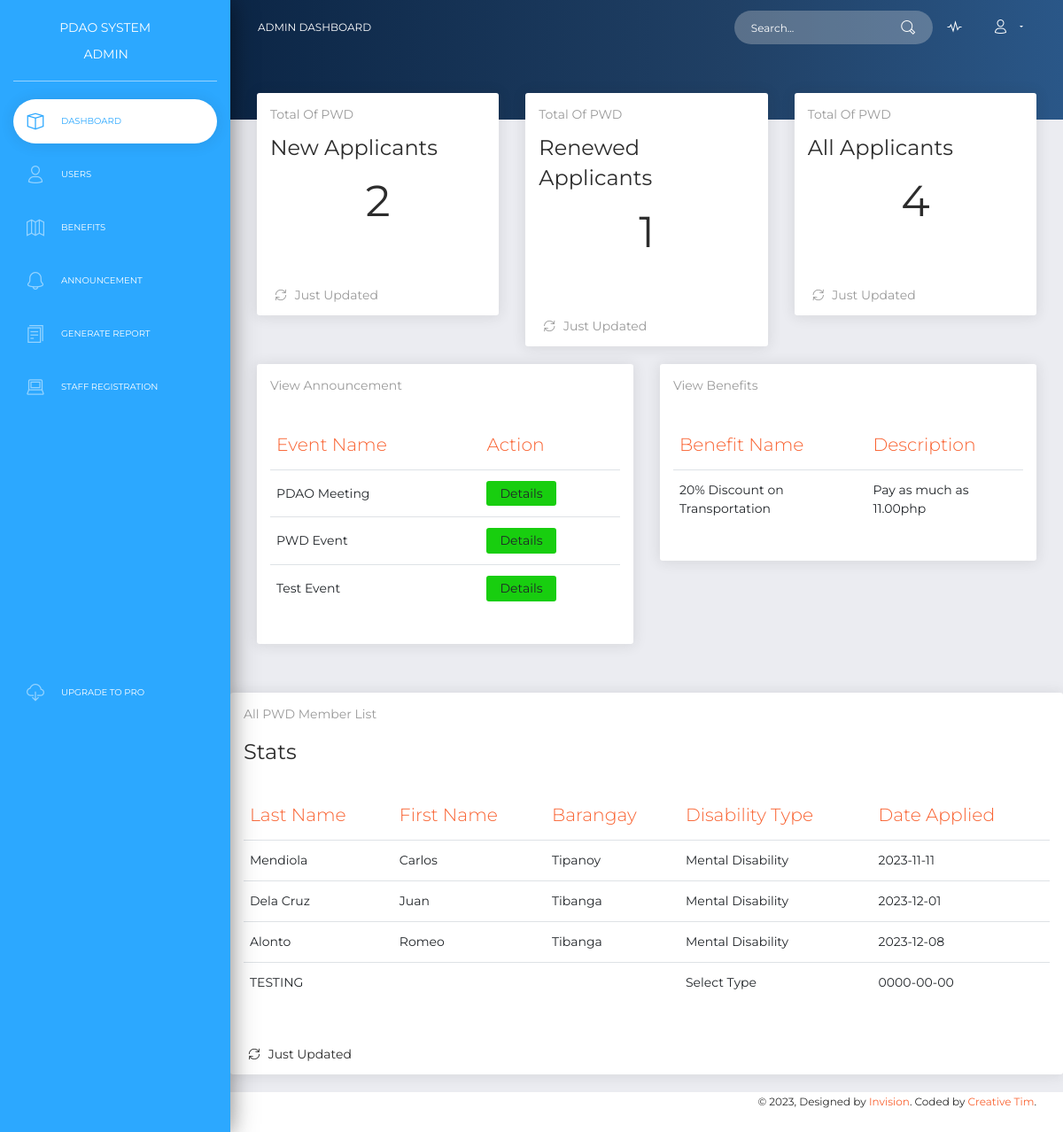
/dashboard/dashboard.php, run on the app's committed database.
### tables this page shows
CREATE TABLE `announcement` (
  `id` int(11) NOT NULL,
  `announcementName` varchar(256) NOT NULL,
  `announcementDate` date NOT NULL,
  `announcementDesc` varchar(256) NOT NULL,
  `announcementPlace` varchar(256) NOT NULL
);

CREATE TABLE `benefits` (
  `id` int(11) NOT NULL,
  `benefitName` varchar(256) NOT NULL,
  `benefitDescription` varchar(256) NOT NULL,
  `benefitDate` date NOT NULL
);

CREATE TABLE `pwd` (
  `id` int(11) NOT NULL,
  `accountType` varchar(256) NOT NULL,
  `pwdNumber` varchar(256) NOT NULL,
  `dateApplied` date NOT NULL,
  `lastName` varchar(256) NOT NULL,
  `firstName` varchar(256) NOT NULL,
  `middleName` varchar(256) NOT NULL,
  `suffix` varchar(256) NOT NULL,
  `birthDate` date NOT NULL,
  `gender` varchar(256) NOT NULL,
  `civilStatus` varchar(256) NOT NULL,
  `disabilityType` varchar(256) NOT NULL,
  `disabilityCause` varchar(256) NOT NULL,
  `houseNumber` varchar(256) NOT NULL,
  `barangay` varchar(256) NOT NULL,
  `city` varchar(256) NOT NULL,
  `province` varchar(256) NOT NULL,
  `region` varchar(256) NOT NULL,
  `landlineNumber` varchar(256) NOT NULL,
  `mobileNumber` int(11) NOT NULL,
  `email` varchar(256) NOT NULL,
  `educationalAttainment` varchar(256) NOT NULL,
  `employmentStatus` varchar(256) NOT NULL,
  `employmentCategory` varchar(256) NOT NULL,
  `employmentType` varchar(256) NOT NULL,
  `occupation` varchar(256) NOT NULL,
  `orgAffiliated` varchar(256) NOT NULL,
  `orgContactPerson` varchar(256) NOT NULL,
  `orgOfficeAddress` varchar(256) NOT NULL,
  `orgContactNumber` varchar(256) NOT NULL,
  `sssNumber` varchar(256) NOT NULL,
  `gsisNumber` varchar(256) NOT NULL,
  `pagibigNumber` varchar(256) NOT NULL,
  `philsysNumber` varchar(256) NOT NULL,
  `philhealthNumber` varchar(256) NOT NULL,
  `fathersName` varchar(256) NOT NULL,
  `mothersName` varchar(256) NOT NULL,
  `guardiansName` varchar(256) NOT NULL,
  `applicantName` varchar(256) NOT NULL,
  `guardiansName_2` varchar(256) NOT NULL,
  `representativeName` varchar(256) NOT NULL,
  `pwdStatus` varchar(256) NOT NULL DEFAULT 'Active',
  `avatar` varchar(256) NOT NULL
);

### dashboard/dashboard.php (the view, shortened to what this page needs)
<?php
  require_once('../controller/connection/connection.php');
  $query = "SELECT * FROM pwd";
  $result = mysqli_query($conn,$query);
  $announcementQuery = "SELECT * FROM announcement";
  $benefitQuery = "SELECT * FROM benefits";
  $announcementResult = mysqli_query($conn, $announcementQuery);
  $benefitResult = mysqli_query($conn, $benefitQuery);
  $allPWDQuery = "SELECT COUNT(*) as allPWDCount FROM pwd";
  $allPWDResult = mysqli_query($conn, $allPWDQuery);
  $allPWDCount = mysqli_fetch_assoc($allPWDResult)['allPWDCount'];
  $newMemberQuery = "SELECT COUNT(*) as newMemberCount FROM pwd WHERE accountType='new'";
  $newMemberResult = mysqli_query($conn, $newMemberQuery);
  $newMemberCount = mysqli_fetch_assoc($newMemberResult)['newMemberCount'];
  $renewedMemberQuery = "SELECT COUNT(*) as renewedMemberCount FROM pwd WHERE accountType='renewal'";
  $renewedMemberResult = mysqli_query($conn, $renewedMemberQuery);
  $renewedMemberCount = mysqli_fetch_assoc($renewedMemberResult)['renewedMemberCount'];
?>
<!DOCTYPE html>
<html lang="en">
<head>
  <link rel="stylesheet" href="https://use.fontawesome.com/releases/v5.7.1/css/all.css">
  <link href="../assets/css/bootstrap.min.css" rel="stylesheet" />
  <link href="../assets/css/now-ui-dashboard.css?v=1.5.0" rel="stylesheet" />
  <link href="../assets/demo/demo.css" rel="stylesheet" />
</head>
<body class="">
  <div class="wrapper ">
    <div class="sidebar" data-color="blue">
      <div class="logo">
        <a href="http://www.creative-tim.com" class="simple-text logo-mini">
        </a>
        <a href="http://www.creative-tim.com" class="simple-text logo-normal">
          PDAO SYSTEM<br>
          <span style="margin-left:15%">Admin</span>
        </a>
      </div>
      <div class="sidebar-wrapper" id="sidebar-wrapper">
        <ul class="nav">
          <li class="active">
            <a href="./dashboard.php">
              <i class="now-ui-icons design_app"></i>
              <p>Dashboard</p>
            </a>
          </li>
          <li class="dropdown-btn 1 ">
            <a href="./user.php">
              <i class="now-ui-icons users_single-02"></i>
              <p>Users</p>
            </a>
          </li>
          <li class="dropdown-menu-md-right">
            <a style="margin-bottom:3% !important;" href="./benefits.php">
            <i class="now-ui-icons location_map-big dropdown-menu-md-right"></i>
            <p>Benefits </p></a>
          </li>
          <li class="dropdown-menu-md-right">
            <a style="margin-bottom:3% !important;" href="./announcement.php">
              <i class="now-ui-icons ui-1_bell-53"></i>
              <p>Announcement</p>
            </a>
          </li>
          <li class="dropdown-menu-md-right">
            <a style="margin-bottom:3% !important;" href="./reports.php">
              <i class="now-ui-icons files_single-copy-04 dropdown-menu-md-right"></i>
              <p>Generate Report </p>
            </a>
          </li>
          <li class="dropdown-menu-md-right">
            <a href="./registerForStaff.php" style="margin-bottom:3% !important;">
              <i class="now-ui-icons now-ui-icons tech_laptop"></i>
              <p>Staff Registration</p>
            </a>
          </li>
          <li class="active-pro">
            <a href="./upgrade.html">
              <i class="now-ui-icons arrows-1_cloud-download-93"></i>
              <p>Upgrade to PRO</p>
            </a>
          </li>
        </ul>
      </div>
    </div>
    <div class="main-panel" id="main-panel">
      <nav class="navbar navbar-expand-lg navbar-transparent  bg-primary  navbar-absolute">
        <div class="container-fluid">
          <div class="navbar-wrapper">
            <a class="navbar-brand" href="#pablo">Admin Dashboard</a>
          </div>
          <div class="collapse navbar-collapse justify-content-end" id="navigation">
            <form>
              <div class="input-group no-border">
                <input type="text" value="" class="form-control" placeholder="Search...">
                <div class="input-group-append">
                  <div class="input-group-text">
                    <i class="now-ui-icons ui-1_zoom-bold"></i>
                  </div>
                </div>
              </div>
            </form>
            <ul class="navbar-nav">
              <li class="nav-item">
                <a class="nav-link" href="#pablo">
                  <i class="now-ui-icons media-2_sound-wave"></i>
                </a>
              </li>
              <li class="nav-item dropdown">
                <a class="nav-link dropdown-toggle" id="navbarDropdownMenuLink" data-toggle="dropdown" aria-haspopup="true" aria-expanded="false">
                  <i class="now-ui-icons users_single-02"></i>
                </a>
              </li>
            </ul>
          </div>
        </div>
      </nav>
      <div class="panel-header panel-header-sm">
      </div>
      <div class="content">
        <div class="row">
          <div class="col-lg-4">
            <div class="card card-chart">
              <div class="card-header">
                <h5 class="card-category">Total of PWD</h5>
                <h4 class="card-title">New Applicants</h4>
              </div>
              <div class="card-body">
                <h1 style="text-align: center;"><?= $newMemberCount; ?></h1>
              </div>
              <div class="card-footer">
                <div class="stats">
                  <i class="now-ui-icons arrows-1_refresh-69"></i> Just Updated
                </div>
              </div>
            </div>
          </div>
          <div class="col-lg-4">
            <div class="card card-chart">
              <div class="card-header">
                <h5 class="card-category">Total of PWD</h5>
                <h4 class="card-title">Renewed Applicants</h4>
              </div>
              <div class="card-body">
                <h1 style="text-align: center;"><?= $renewedMemberCount; ?></h1>
              </div>
              <div class="card-footer">
                <div class="stats">
                  <i class="now-ui-icons arrows-1_refresh-69"></i> Just Updated
                </div>
              </div>
            </div>
          </div>
          <div class="col-lg-4">
            <div class="card card-chart">
              <div class="card-header">
                <h5 class="card-category">Total of PWD</h5>
                <h4 class="card-title">All Applicants</h4>
              </div>
              <div class="card-body">
                <h1 style="text-align: center;"><?= $allPWDCount; ?></h1>
              </div>
              <div class="card-footer">
                <div class="stats">
                  <i class="now-ui-icons arrows-1_refresh-69"></i> Just Updated
                </div>
              </div>
            </div>
          </div>
        </div>
        <div class="row">
          <div class="col md-6">
            <div class="card">
              <div class="card-header">
                <h5 class="card-category">View Announcement</h5>
              </div>
              <div class="card-body">
                <div class="table-responsive">
                  <table class="table">
                    <thead class=" text-primary">
                      <th>
                        Event Name
                      </th>
                      <th>
                        Action
                      </th>
                    </thead>
                    <tbody>
                      <?php
                      if ($announcementResult && mysqli_num_rows($announcementResult) > 0) {
                        foreach ($announcementResult as $announcement) {
                      ?>
                          <tr>
                            <td><?= $announcement['announcementName']; ?></td>
                            <td>
                              <a data-toggle="modal" data-target="#myModal<?= $announcement['id']; ?>" class="btn btn-success btn-sm">Details</a>
                            </td>
                          </tr>
                      <?php
                        }
                      } else {
                        echo "<h5>No Record Found.</h5>";
                      }
                      ?>
                    </tbody>
                  </table>
                </div>
                    </div>
                </div>
            </div>
            <div class="col md-6">
              <div class="card">
                <div class="card-header">
                  <h5 class="card-category">View Benefits</h5>
                </div>
                <div class="card-body">
                  <div class="table-responsive">
                    <table class="table">
                      <thead class=" text-primary">
                        <th>
                          Benefit Name
                        </th>
                        <th>
                          Description
                        </th>
                      </thead>
                      <tbody>
                        <?php
                        if ($benefitResult && mysqli_num_rows($benefitResult) > 0) {
                          while ($row = mysqli_fetch_assoc($benefitResult)) {
                        ?>
                            <tr>
                              <td><?= $row['benefitName']; ?></td>
                              <td><?= $row['benefitDescription']; ?></td>
                            </tr>
                        <?php
                          }
                        } else {
                          echo "<h5>No Benefit Record Found.</h5>";
                        }
                        ?>
                      </tbody>
                    </table>
                  </div>
                </div>
              </div>
            </div>
          </div>
        </div>
        <div class="row">
          <div class="col">
            <div class="card">
              <div class="card-header">
                <h5 class="card-category">All PWD Member List</h5>
                <h4 class="card-title">Stats</h4>
              </div>
              <div class="card-body">
                <div class="table-responsive">
                  <table class="table">
                    <thead class=" text-primary">
                      <th>
                        Last Name
                      </th>
                      <th>
                        First Name
                      </th>
                      <th>
                        Barangay
                      </th>
                      <th>
                        Disability Type
                      </th>
                      <th>
                        Date Applied
                      </th>
                    </thead>
                    <tbody>
                      <tr>
                      <?php
                      while($row = mysqli_fetch_assoc($result))
                            {
                      ?>
                        <td>
                          <?php echo $row['lastName']; ?>
                        </td>
                        <td>
                          <?php echo $row['firstName']; ?>
                        </td>
                        <td>
                          <?php echo $row['barangay']; ?>
                        </td>
                        <td>
                          <?php echo $row['disabilityType']; ?>
                        </td>
                        <td>
                          <?php echo $row['dateApplied']; ?>
                        </td>
                        </tr>
                      <?php
                            }
                      ?>
                    </tbody>
                  </table>
                </div>
              </div>
              <div class="card-footer">
                <div class="stats">
                  <i class="now-ui-icons arrows-1_refresh-69"></i> Just Updated
                </div>
              </div>
            </div>
          </div>
        </div>
      </div>
      <footer class="footer">
        <div class=" container-fluid ">
          <nav>
            <ul>
              <li>
                <a href="https://www.creative-tim.com">
                </a>
              </li>
              <li>
                <a href="http://presentation.creative-tim.com">
                </a>
              </li>
              <li>
                <a href="http://blog.creative-tim.com">
                </a>
              </li>
            </ul>
          </nav>
          <div class="copyright" id="copyright">
            &copy; , Designed by <a href="https://www.invisionapp.com" target="_blank">Invision</a>. Coded by <a href="https://www.creative-tim.com" target="_blank">Creative Tim</a>.
          </div>
        </div>
      </footer>
    </div>
</body>
</html>

### assets/demo/demo.css (style rules this page uses)
@media all and (min-width: 992px) { .sidebar .nav>li.active-pro { position: absolute; width: 100%; bottom: 10px; } }

### data on the page
announcement: announcementName "PDAO Meeting"
announcement: announcementName "PWD Event"
announcement: announcementName "Test Event"
benefits: benefitName "20% Discount on Transportation", benefitDescription "Pay as much as 11.00php"
pwd: lastName "Mendiola", firstName "Carlos", barangay "Tipanoy", disabilityType "Mental Disability", dateApplied "2023-11-11"
pwd: lastName "Dela Cruz", firstName "Juan", barangay "Tibanga", disabilityType "Mental Disability", dateApplied "2023-12-01"
pwd: lastName "Alonto", firstName "Romeo", barangay "Tibanga", disabilityType "Mental Disability", dateApplied "2023-12-08"
pwd: lastName "TESTING", disabilityType "Select Type", dateApplied "0000-00-00"

### other printed values
$newMemberCount "2"
$renewedMemberCount "1"
$allPWDCount "4"
